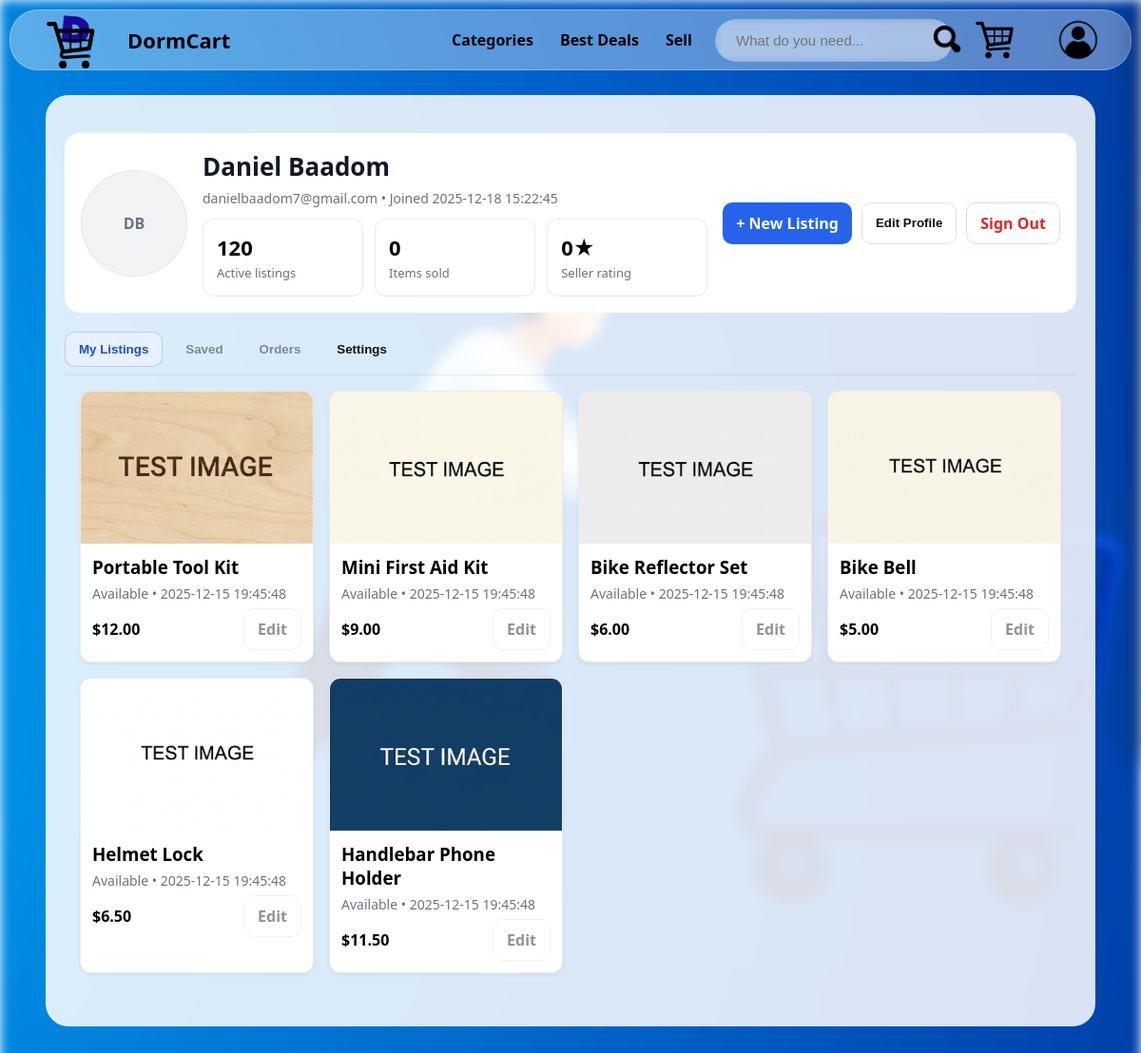
Screenshot of /profile (signed in) with the database file from the repository.
### tables this page shows
CREATE TABLE users (
    id INTEGER PRIMARY KEY AUTOINCREMENT,
    email TEXT NOT NULL UNIQUE,
    hash TEXT NOT NULL    
    , first_name TEXT, last_name TEXT, display_name TEXT, created_at TEXT);

CREATE TABLE products (
    id INTEGER PRIMARY KEY AUTOINCREMENT,
    title TEXT NOT NULL,
    description TEXT,
    price REAL NOT NULL,
    condition TEXT,
    color TEXT,
    image_url TEXT,
    seller_id INTEGER,
    is_sold INTEGER DEFAULT 0,
    created_at TEXT DEFAULT CURRENT_TIMESTAMP
    , category TEXT);

### app.py (the view)
@app.get("/profile")
@login_required
def profile():
    user_id = session["user_id"]
    conn = get_db()
    cur = conn.cursor()
    user = cur.execute("""
        SELECT id, email, first_name, last_name, display_name, created_at
        FROM users
        WHERE id = ?
    """, (user_id,)).fetchone()
    if not user:
        conn.close()
        abort(404)
    stats = cur.execute("""
        SELECT
            COUNT(*) AS total_listings,
            SUM(CASE WHEN is_sold = 0 THEN 1 ELSE 0 END) AS active_listings,
            SUM(CASE WHEN is_sold = 1 THEN 1 ELSE 0 END) AS sold_listings
        FROM products
        WHERE seller_id = ?
    """, (user_id,)).fetchone()
    rating_stats = cur.execute("""
        SELECT
            COALESCE(ROUND(AVG(rating), 1), 0) AS avg_rating,
            COUNT(*) AS rating_count
        FROM seller_ratings
        WHERE seller_id = ?
    """, (user_id,)).fetchone()
    recent_products = cur.execute("""
        SELECT
            p.id, p.title, p.price, p.is_sold, p.created_at,
            (SELECT image_url
             FROM product_images pi
             WHERE pi.product_id = p.id
             ORDER BY pi.sort_order, pi.id
             LIMIT 1) AS main_image
        FROM products p
        WHERE p.seller_id = ?
        ORDER BY p.created_at DESC, p.id DESC
        LIMIT 6
    """, (user_id,)).fetchall()
    conn.close()
    display_name = (
        user["display_name"]
        or f"{(user['first_name'] or '').strip()} {(user['last_name'] or '').strip()}".strip()
        or user["email"]
    )
    return render_template(
        "profile.html",
        title="Profile",
        user=user,
        display_name=display_name,
        stats=stats,
        rating_stats=rating_stats,
        recent_products=recent_products
    )

### app.py (called while the page is built)
def get_db():
    conn = sqlite3.connect(DB_PATH)
    conn.row_factory = sqlite3.Row
    return conn

def login_required(f):
    @wraps(f)
    def wrapper(*args, **kwargs):
        if session.get("user_id") is None:
            return redirect(url_for("login"))
        return f(*args, **kwargs)
    return wrapper

@app.context_processor
def inject_user():
    return {"current_user_id": session.get("user_id")}

### templates/profile.html (shortened to what this page needs)
{% extends "layout.html" %}
{% block body %}
    <main class="page">
        <section class="header">
            <div class="avatar" aria-label="Profile avatar">
                {% set dn = display_name or user["email"] %}
                {% set parts = dn.split() %}
                {% if parts|length >= 2 %}
                    {{ parts[0][0] ~ parts[1][0] }}
                {% else %}
                    {{ dn[0:2] }}
                {% endif %}
            </div>
            <div class="headline">
                <h1>{{ display_name }}</h1>
                <p class="meta">
                    {{ user["email"] }}
                    {% if user["created_at"] %}
                        • Joined {{ user["created_at"] }}
                    {% endif %}
                </p>
                <div class="stats">
                    <div class="stat">
                        <b>{{ stats["active_listings"] or 0 }}</b>
                        <span>Active listings</span>
                    </div>
                    <div class="stat">
                        <b>{{ stats["sold_listings"] or 0 }}</b>
                        <span>Items sold</span>
                    </div>
                    <div class="stat">
                        <b>{{ rating_stats["avg_rating"] or 0 }}★</b>
                        <span>
                            Seller rating
                        </span>
                    </div>
                </div>
            </div>
            <div class="actions">
                <a class="btn" href="{{ url_for('sell') }}">+ New Listing</a>
                <button class="btn ghost" id="editBtn" type="button">Edit Profile</button>
                <a class="btn ghost"
                   href="{{ url_for('logout') }}"
                   style="color: #dc2626; border-color: rgba(220, 38, 38, 0.2);">
                    Sign Out
                </a>
            </div>
        </section>
        <nav class="tabs" id="tabs">
            <button class="tab active" data-panel="listings">My Listings</button>
            <button class="tab" data-panel="saved" disabled title="Not implemented yet" style="opacity:.45; cursor:not-allowed;">Saved</button>
            <button class="tab" data-panel="orders" disabled title="Not implemented yet" style="opacity:.45; cursor:not-allowed;">Orders</button>
            <button class="tab" data-panel="settings">Settings</button>
        </nav>
        <section class="panel active" id="panel-listings">
            <div class="grid">
                {% if recent_products %}
                    {% for p in recent_products %}
                        <article class="card"
                                 data-url="{{ url_for('product_detail', product_id=p['id']) }}"
                                 onclick="window.location.href = this.dataset.url;"
                                 style="cursor: pointer;">
                            <div class="thumb">
                                {% if p["main_image"] %}
                                    <img src="{{ p['main_image'] }}" alt="{{ p['title'] }}">
                                {% else %}
                                    No image
                                {% endif %}
                            </div>
                            <div class="body">
                                <h3 class="title">{{ p["title"] }}</h3>
                                <p class="meta">
                                    {% if p["is_sold"] %}Sold{% else %}Available{% endif %}
                                    {% if p["created_at"] %} • {{ p["created_at"] }}{% endif %}
                                </p>
                                <div class="row">
                                    <span class="price">${{ "%.2f"|format(p["price"]) }}</span>
                                    <a class="btn ghost"
                                       href="#"
                                       onclick="event.stopPropagation(); return false;"
                                       style="opacity:.45; cursor:not-allowed;"
                                       title="Edit not implemented yet">
                                        Edit
                                    </a>
                                </div>
                            </div>
                        </article>
                    {% endfor %}
                {% endif %}
            </div>
        </section>
    </main>
{% endblock %}

### static/css/style.css (style rules this page uses)
* { text-decoration: none; }
*, *::before, *::after { box-sizing: border-box; }
:root { --ink-inv: black; --bar-bg: rgba(255, 255, 255, 0.35); --link-hover-bg: rgba(255, 255, 255, 0.12); --border: rgba(255, 255, 255, 0.12); --ink: #0b1220; --primary: #2563eb; --primary-600: #1d4ed8; --ring: rgba(37, 99, 235, 0.35); --chip: rgba(255,255,255,0.12); --navbar-h: 64px; }
body { display: flex; margin: 0; font-family: calibri, system-ui, -apple-system, BlinkMacSystemFont, "Segoe UI", sans-serif; min-height: 100vh; padding: 0; }
body::before { content: ""; position: fixed; inset: 0; background: url("../images/man.png") no-repeat center right, url("../images/blue_back.png") no-repeat center center; background-size: contain, cover; filter: blur(3px); z-index: -1; }
body::before { filter: blur(6px); }
main.page { padding: 40px 20px 40px; width: min(92vw, 1200px); margin: calc(var(--navbar-h) + 36px) auto 40px; background-color: rgba(255, 255, 255, 0.85); border-radius: clamp(12px, 2vw, 30px); }

### templates/profile.html (style rules this page uses)
.header { display:grid; grid-template-columns: 112px 1fr auto; gap: 16px; align-items: center; padding:16px; border:1px solid var(--border); border-radius:16px; background:#fff; }
.avatar { width:112px; height:112px; border-radius:50%; overflow:hidden; display:grid; place-items:center; background:#f2f3f5; color:#6b7280; font-weight:700; border:1px solid rgba(0,0,0,.06); }
.headline h1 { margin:0 0 6px; font-size:26px; color:#111827; }
.header .actions { display:flex; gap:10px; }
.btn { padding:10px 14px; border-radius:10px; border:0; cursor:pointer; background:var(--primary); color:#fff; font-weight:700; transition:.15s; text-decoration: none; display: inline-flex; align-items: center; justify-content: center; }
.btn.ghost { background:transparent; color:#111; border:1px solid rgba(0,0,0,.12); }
.stats { display:grid; grid-template-columns: repeat(3, 1fr); gap:12px; margin-top:12px; }
.stat { background:#fff; border:1px solid rgba(0,0,0,.08); border-radius:12px; padding:14px; }
.stat b { font-size:22px; display:block; }
.stat span { color:#6b7280; font-size:13px; }
.tabs { margin-top:20px; display:flex; gap:10px; flex-wrap:wrap; border-bottom:1px solid rgba(0,0,0,.08); padding-bottom:8px; }
.panel { display: none; }
.panel.active { display: block; }
.tab { appearance:none; border:0; background:transparent; padding:10px 14px; border-radius:10px; cursor:pointer; font-weight:700; color:#111; transition:.15s; }
.tab.active { background:#e7f0ff; color:#1d4ed8; border:1px solid rgba(37,99,235,.25); }
.grid { display:grid; gap:16px; padding:16px; grid-template-columns: repeat(auto-fill, minmax(220px, 1fr)); }
.card { background:#fff; border:1px solid rgba(0,0,0,.08); border-radius:12px; overflow:hidden; display:flex; flex-direction:column; box-shadow: 0 2px 4px rgba(0,0,0,0.05); transition: transform .15s ease, box-shadow .15s ease; }
.thumb { height:160px; background:#f2f3f5; display:grid; place-items:center; color:#6b7280; font-weight: 700; }
.thumb img { width:100%; height:100%; object-fit:cover; display:block; }
.card .body { padding:12px; display:flex; flex-direction:column; gap:6px; }
.title { margin:0; font-weight:700; }
.meta { margin:0; color:#6b7280; font-size:14px; }
.row { display:flex; align-items:center; justify-content:space-between; gap:10px; }
.price { font-weight:800; }

### rows the page displays
users: display_name "Daniel Baadom", email "danielbaadom7@gmail.com", created_at "2025-12-18 15:22:45"
products: shows a picture, title "Portable Tool Kit", is_sold "Available", created_at "2025-12-15 19:45:48", price "12.00"
products: shows a picture, title "Mini First Aid Kit", is_sold "Available", created_at "2025-12-15 19:45:48", price "9.00"
products: shows a picture, title "Bike Reflector Set", is_sold "Available", created_at "2025-12-15 19:45:48", price "6.00"
products: shows a picture, title "Bike Bell", is_sold "Available", created_at "2025-12-15 19:45:48", price "5.00"
products: shows a picture, title "Helmet Lock", is_sold "Available", created_at "2025-12-15 19:45:48", price "6.50"
products: shows a picture, title "Handlebar Phone Holder", is_sold "Available", created_at "2025-12-15 19:45:48", price "11.50"

### other values shown
{{ parts[0][0] ~ parts[1][0] }} "DB"
{{ stats["active_listings"] or 0 }} "120"
{{ stats["sold_listings"] or 0 }} "0"
{{ rating_stats["avg_rating"] or 0 }} "0"
